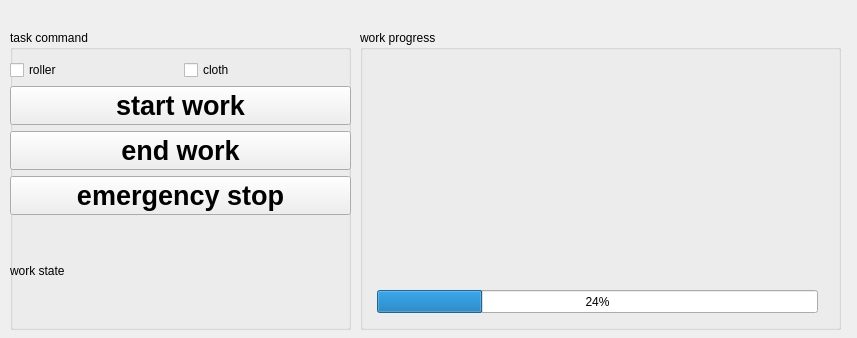
<?xml version="1.0" encoding="UTF-8"?>
<ui version="4.0">
 <class>examples_widget</class>
 <widget class="QWidget" name="examples_widget">
  <property name="geometry">
   <rect>
    <x>0</x>
    <y>0</y>
    <width>857</width>
    <height>338</height>
   </rect>
  </property>
  <property name="windowTitle">
   <string>RQT Example</string>
  </property>
  <widget class="QGroupBox" name="group_box_ur">
   <property name="geometry">
    <rect>
     <x>360</x>
     <y>30</y>
     <width>481</width>
     <height>300</height>
    </rect>
   </property>
   <property name="title">
    <string>work progress</string>
   </property>
   <widget class="QProgressBar" name="progressBar">
    <property name="geometry">
     <rect>
      <x>17</x>
      <y>260</y>
      <width>441</width>
      <height>23</height>
     </rect>
    </property>
    <property name="value">
     <number>24</number>
    </property>
   </widget>
   <widget class="QWidget" name="board_widget" native="true">
    <property name="geometry">
     <rect>
      <x>40</x>
      <y>60</y>
      <width>391</width>
      <height>171</height>
     </rect>
    </property>
   </widget>
  </widget>
  <widget class="QGroupBox" name="group_box_ul">
   <property name="geometry">
    <rect>
     <x>10</x>
     <y>30</y>
     <width>341</width>
     <height>300</height>
    </rect>
   </property>
   <property name="title">
    <string>task command</string>
   </property>
   <widget class="QWidget" name="grid_layout_widget">
    <property name="geometry">
     <rect>
      <x>0</x>
      <y>30</y>
      <width>341</width>
      <height>261</height>
     </rect>
    </property>
    <layout class="QGridLayout" name="grid_layout">
     <item row="5" column="0">
      <widget class="QPushButton" name="push_button_estop">
       <property name="font">
        <font>
         <pointsize>20</pointsize>
         <weight>75</weight>
         <bold>true</bold>
        </font>
       </property>
       <property name="text">
        <string>emergency stop</string>
       </property>
      </widget>
     </item>
     <item row="0" column="0">
      <layout class="QHBoxLayout" name="horizontalLayout">
       <item>
        <widget class="QCheckBox" name="checkBox_roller">
         <property name="text">
          <string>roller</string>
         </property>
        </widget>
       </item>
       <item>
        <widget class="QCheckBox" name="checkBox_cloth">
         <property name="text">
          <string>cloth</string>
         </property>
        </widget>
       </item>
      </layout>
     </item>
     <item row="4" column="0">
      <widget class="QPushButton" name="push_button_end">
       <property name="enabled">
        <bool>true</bool>
       </property>
       <property name="font">
        <font>
         <pointsize>20</pointsize>
         <weight>75</weight>
         <bold>true</bold>
        </font>
       </property>
       <property name="text">
        <string>end work</string>
       </property>
      </widget>
     </item>
     <item row="3" column="0">
      <widget class="QPushButton" name="push_button_start">
       <property name="font">
        <font>
         <pointsize>20</pointsize>
         <weight>75</weight>
         <bold>true</bold>
        </font>
       </property>
       <property name="text">
        <string>start work</string>
       </property>
      </widget>
     </item>
     <item row="6" column="0">
      <widget class="QLabel" name="label_state">
       <property name="text">
        <string>work state</string>
       </property>
      </widget>
     </item>
    </layout>
   </widget>
  </widget>
 </widget>
 <resources/>
 <connections/>
</ui>
